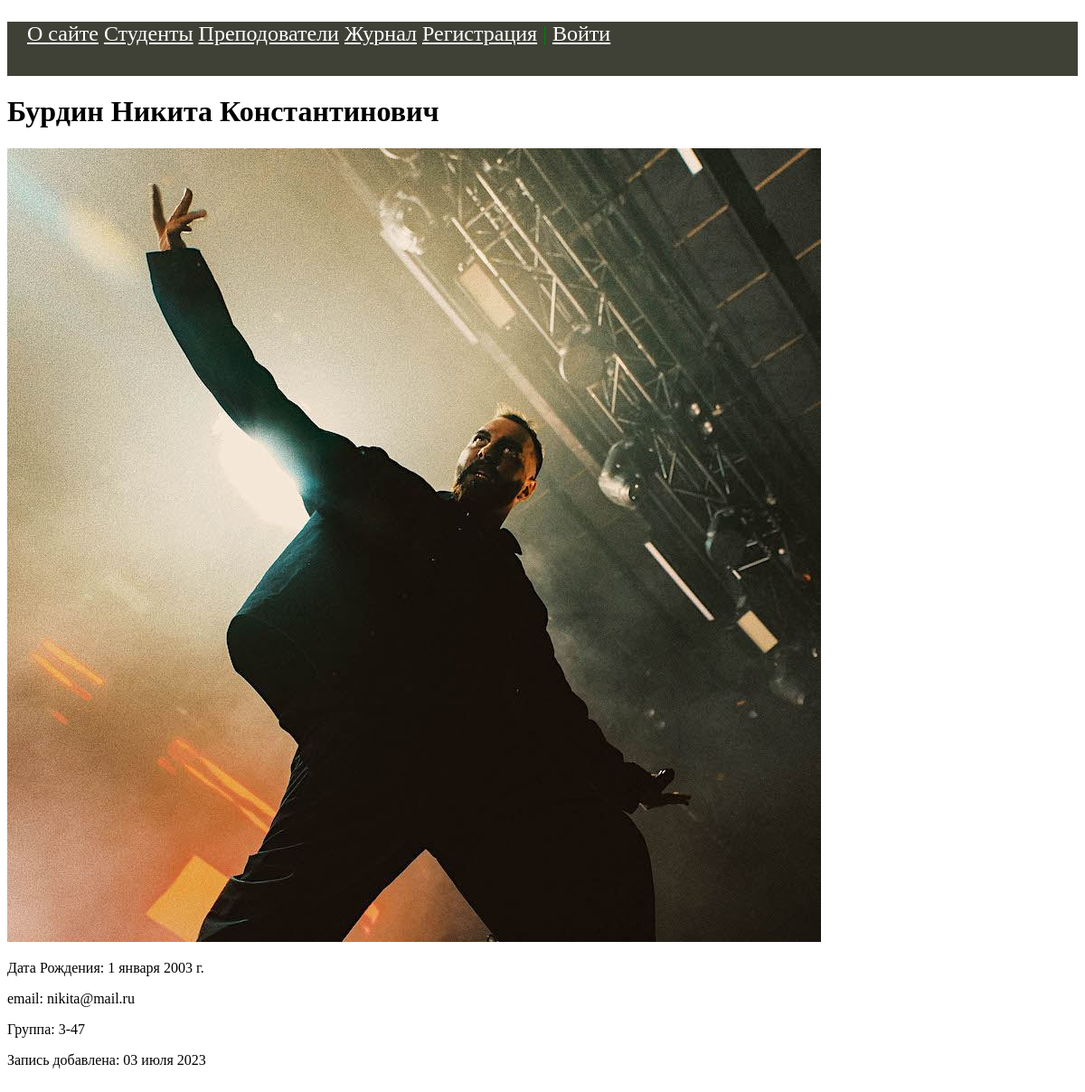
Screenshot of /student/slovo776/ with the database file from the repository.
### students/models.py (models this page shows, shortened)
class Student(models.Model):
    objects = models.Model
    first_name = models.CharField(verbose_name='Имя', max_length=50)
    last_name = models.CharField(verbose_name='Фамилия', max_length=50)
    middle_name = models.CharField(verbose_name='Отчество', max_length=50)
    email = models.EmailField(verbose_name='e-mail', blank=True)
    birth_date = models.DateField(verbose_name='Дата Рождения', default=date(1975, 9, 5))
    created_at = models.DateTimeField(verbose_name='Дата создания', auto_now_add=True)
    updated_at = models.DateTimeField(verbose_name='Дата изменения', auto_now=True)
    is_study = models.BooleanField(verbose_name='Учится', default=True)
    photo = models.ImageField(verbose_name='Фото', upload_to="photos/%Y/%m/%d")
    group = models.ForeignKey('Group', on_delete=models.CASCADE, verbose_name='Группа')
    slug = models.SlugField(verbose_name='URL', max_length=255, unique=True, db_index=True)
    user = models.ForeignKey(User, verbose_name='Пользователь', on_delete=models.CASCADE)
    class Meta:
        verbose_name = 'Студент'
        verbose_name_plural = 'Студенты'
        ordering = ['last_name', 'first_name']

class Group(models.Model):
    name = models.CharField(verbose_name='Группа', max_length=5)
    course = models.CharField(verbose_name='Курс', max_length=2)
    enrollment_year = models.IntegerField(verbose_name='Год зачисления')
    objects = models.Manager()
    class Meta:
        verbose_name = 'Группа'
        verbose_name_plural = 'Группы'
        ordering = ['course', 'enrollment_year']
    def __str__(self):
        return f'{self.course}-{self.name}'

### students/views.py (the view)
# urls.py: path('student/<slug:stud_slug>/', ShowStudent.as_view(), name='student'),
class ShowStudent(DataMixin, DetailView):
    def get_context_data(self, *, object_list=None, **kwargs):
        context = super().get_context_data(**kwargs)
        auth = self.request.user.is_authenticated
        c_def = self.get_user_context(title=kwargs['object'].last_name, auth=auth)
        print(kwargs['object'].last_name)
        return {**context, **c_def}
    model = Student
    template_name = 'students/student.html'
    slug_url_kwarg = 'stud_slug'
    context_object_name = 'st'

### students/utils.py (called while the page is built)
    def get_user_context(self, **kwargs):
        context = kwargs
        context['menu'] = menu
        return context

### students/templates/students/student.html (shortened to what this page needs)
{% extends 'students/base.html' %}
{% block content %}
<h1>{{ st.last_name }} {{ st.first_name }} {{ st.middle_name }}</h1>
{% if st.photo %}
    <p><img src="{{ st.photo.url }}" alt="Student photo"></p>
{% endif %}
<p>Дата Рождения: {{ st.birth_date }}</p>
<p>email: {{ st.email }}</p>
<p>Группа: {{ st.group }}</p>
<p>Запись добавлена: {{st.created_at | date:"d E Y" }}</p>
<br>
{% endblock %}

### rows the page displays
Student: last_name "Бурдин", first_name "Никита", middle_name "Константинович", photo (picture), birth_date "1 января 2003 г.", email "nikita@mail.ru", group "3-47", created_at "03 июля 2023"

### other values shown
{{ m.title }} "О сайте" "Студенты" "Преподователи" "Журнал"
